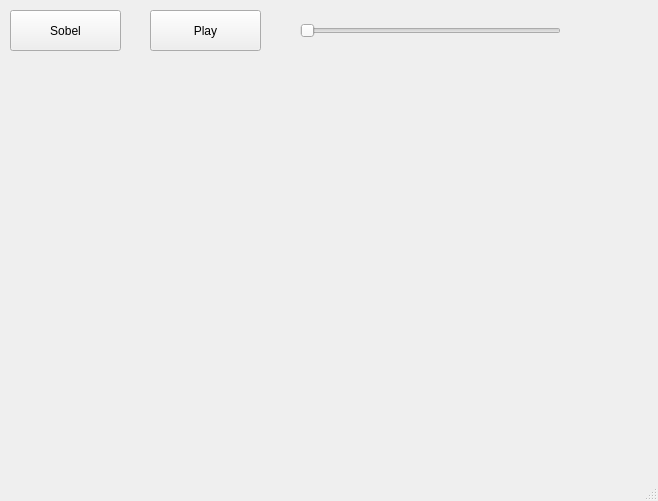
<?xml version="1.0" encoding="UTF-8"?>
<ui version="4.0">
 <class>MainWindow</class>
 <widget class="QMainWindow" name="MainWindow">
  <property name="geometry">
   <rect>
    <x>0</x>
    <y>0</y>
    <width>658</width>
    <height>501</height>
   </rect>
  </property>
  <property name="windowTitle">
   <string>MainWindow</string>
  </property>
  <widget class="QWidget" name="centralwidget">
   <widget class="QPushButton" name="Sobel">
    <property name="geometry">
     <rect>
      <x>10</x>
      <y>10</y>
      <width>111</width>
      <height>41</height>
     </rect>
    </property>
    <property name="text">
     <string>Sobel</string>
    </property>
   </widget>
   <widget class="QLabel" name="label">
    <property name="geometry">
     <rect>
      <x>100</x>
      <y>140</y>
      <width>591</width>
      <height>121</height>
     </rect>
    </property>
    <property name="text">
     <string/>
    </property>
   </widget>
   <widget class="QPushButton" name="Play">
    <property name="geometry">
     <rect>
      <x>150</x>
      <y>10</y>
      <width>111</width>
      <height>41</height>
     </rect>
    </property>
    <property name="text">
     <string>Play</string>
    </property>
   </widget>
   <widget class="QSlider" name="ChangeMargin">
    <property name="geometry">
     <rect>
      <x>300</x>
      <y>20</y>
      <width>261</width>
      <height>22</height>
     </rect>
    </property>
    <property name="orientation">
     <enum>Qt::Horizontal</enum>
    </property>
   </widget>
   <widget class="QLabel" name="minMargin">
    <property name="geometry">
     <rect>
      <x>300</x>
      <y>60</y>
      <width>47</width>
      <height>13</height>
     </rect>
    </property>
    <property name="text">
     <string/>
    </property>
   </widget>
   <widget class="QLabel" name="maxMargin">
    <property name="geometry">
     <rect>
      <x>560</x>
      <y>50</y>
      <width>47</width>
      <height>13</height>
     </rect>
    </property>
    <property name="text">
     <string/>
    </property>
   </widget>
  </widget>
  <widget class="QMenuBar" name="menubar">
   <property name="geometry">
    <rect>
     <x>0</x>
     <y>0</y>
     <width>658</width>
     <height>21</height>
    </rect>
   </property>
  </widget>
  <widget class="QStatusBar" name="statusbar"/>
 </widget>
 <resources/>
 <connections/>
</ui>
